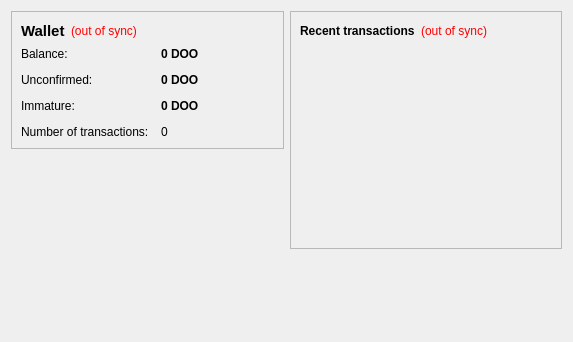
<?xml version="1.0" encoding="UTF-8"?>
<ui version="4.0">
 <class>OverviewPage</class>
 <widget class="QWidget" name="OverviewPage">
  <property name="geometry">
   <rect>
    <x>0</x>
    <y>0</y>
    <width>573</width>
    <height>342</height>
   </rect>
  </property>
  <property name="windowTitle">
   <string>Form</string>
  </property>
  <layout class="QHBoxLayout" name="horizontalLayout" stretch="1,1">
   <item>
    <layout class="QVBoxLayout" name="verticalLayout_2">
     <item>
      <widget class="QFrame" name="frame">
       <property name="frameShape">
        <enum>QFrame::StyledPanel</enum>
       </property>
       <property name="frameShadow">
        <enum>QFrame::Raised</enum>
       </property>
       <layout class="QVBoxLayout" name="verticalLayout_4">
        <item>
         <layout class="QHBoxLayout" name="horizontalLayout_4">
          <item>
           <widget class="QLabel" name="label_5">
            <property name="font">
             <font>
              <pointsize>11</pointsize>
              <weight>75</weight>
              <bold>true</bold>
             </font>
            </property>
            <property name="text">
             <string>Wallet</string>
            </property>
           </widget>
          </item>
          <item>
           <widget class="QLabel" name="labelWalletStatus">
            <property name="toolTip">
             <string>The displayed information may be out of date. Your wallet automatically synchronizes with the DoCoin network after a connection is established, but this process has not completed yet.</string>
            </property>
            <property name="styleSheet">
             <string notr="true">QLabel { color: red; }</string>
            </property>
            <property name="text">
             <string notr="true">(out of sync)</string>
            </property>
            <property name="alignment">
             <set>Qt::AlignLeading|Qt::AlignLeft|Qt::AlignVCenter</set>
            </property>
           </widget>
          </item>
          <item>
           <spacer name="horizontalSpacer_2">
            <property name="orientation">
             <enum>Qt::Horizontal</enum>
            </property>
            <property name="sizeHint" stdset="0">
             <size>
              <width>40</width>
              <height>20</height>
             </size>
            </property>
           </spacer>
          </item>
         </layout>
        </item>
        <item>
         <layout class="QFormLayout" name="formLayout_2">
          <property name="fieldGrowthPolicy">
           <enum>QFormLayout::AllNonFixedFieldsGrow</enum>
          </property>
          <property name="horizontalSpacing">
           <number>12</number>
          </property>
          <property name="verticalSpacing">
           <number>12</number>
          </property>
          <item row="0" column="0">
           <widget class="QLabel" name="label">
            <property name="text">
             <string>Balance:</string>
            </property>
           </widget>
          </item>
          <item row="0" column="1">
           <widget class="QLabel" name="labelBalance">
            <property name="font">
             <font>
              <weight>75</weight>
              <bold>true</bold>
             </font>
            </property>
            <property name="cursor">
             <cursorShape>IBeamCursor</cursorShape>
            </property>
            <property name="toolTip">
             <string>Your current balance</string>
            </property>
            <property name="text">
             <string notr="true">0 DOO</string>
            </property>
            <property name="textInteractionFlags">
             <set>Qt::LinksAccessibleByMouse|Qt::TextSelectableByKeyboard|Qt::TextSelectableByMouse</set>
            </property>
           </widget>
          </item>
          <item row="1" column="0">
           <widget class="QLabel" name="label_3">
            <property name="text">
             <string>Unconfirmed:</string>
            </property>
           </widget>
          </item>
          <item row="1" column="1">
           <widget class="QLabel" name="labelUnconfirmed">
            <property name="font">
             <font>
              <weight>75</weight>
              <bold>true</bold>
             </font>
            </property>
            <property name="cursor">
             <cursorShape>IBeamCursor</cursorShape>
            </property>
            <property name="toolTip">
             <string>Total of transactions that have yet to be confirmed, and do not yet count toward the current balance</string>
            </property>
            <property name="text">
             <string notr="true">0 DOO</string>
            </property>
            <property name="textInteractionFlags">
             <set>Qt::LinksAccessibleByMouse|Qt::TextSelectableByKeyboard|Qt::TextSelectableByMouse</set>
            </property>
           </widget>
          </item>
          <item row="3" column="0">
           <widget class="QLabel" name="label_2">
            <property name="text">
             <string>Number of transactions:</string>
            </property>
           </widget>
          </item>
          <item row="3" column="1">
           <widget class="QLabel" name="labelNumTransactions">
            <property name="toolTip">
             <string>Total number of transactions in wallet</string>
            </property>
            <property name="text">
             <string notr="true">0</string>
            </property>
           </widget>
          </item>
          <item row="2" column="0">
           <widget class="QLabel" name="labelImmatureText">
            <property name="text">
             <string>Immature:</string>
            </property>
           </widget>
          </item>
          <item row="2" column="1">
           <widget class="QLabel" name="labelImmature">
            <property name="font">
             <font>
              <weight>75</weight>
              <bold>true</bold>
             </font>
            </property>
            <property name="toolTip">
             <string>Mined balance that has not yet matured</string>
            </property>
            <property name="text">
             <string notr="true">0 DOO</string>
            </property>
            <property name="textInteractionFlags">
             <set>Qt::LinksAccessibleByMouse|Qt::TextSelectableByKeyboard|Qt::TextSelectableByMouse</set>
            </property>
           </widget>
          </item>
         </layout>
        </item>
       </layout>
      </widget>
     </item>
     <item>
      <spacer name="verticalSpacer">
       <property name="orientation">
        <enum>Qt::Vertical</enum>
       </property>
       <property name="sizeHint" stdset="0">
        <size>
         <width>20</width>
         <height>40</height>
        </size>
       </property>
      </spacer>
     </item>
    </layout>
   </item>
   <item>
    <layout class="QVBoxLayout" name="verticalLayout_3">
     <item>
      <widget class="QFrame" name="frame_2">
       <property name="frameShape">
        <enum>QFrame::StyledPanel</enum>
       </property>
       <property name="frameShadow">
        <enum>QFrame::Raised</enum>
       </property>
       <layout class="QVBoxLayout" name="verticalLayout">
        <item>
         <layout class="QHBoxLayout" name="horizontalLayout_2">
          <item>
           <widget class="QLabel" name="label_4">
            <property name="text">
             <string>&lt;b&gt;Recent transactions&lt;/b&gt;</string>
            </property>
           </widget>
          </item>
          <item>
           <widget class="QLabel" name="labelTransactionsStatus">
            <property name="toolTip">
             <string>The displayed information may be out of date. Your wallet automatically synchronizes with the DoCoin network after a connection is established, but this process has not completed yet.</string>
            </property>
            <property name="styleSheet">
             <string notr="true">QLabel { color: red; }</string>
            </property>
            <property name="text">
             <string notr="true">(out of sync)</string>
            </property>
            <property name="alignment">
             <set>Qt::AlignRight|Qt::AlignTrailing|Qt::AlignVCenter</set>
            </property>
           </widget>
          </item>
          <item>
           <spacer name="horizontalSpacer">
            <property name="orientation">
             <enum>Qt::Horizontal</enum>
            </property>
            <property name="sizeHint" stdset="0">
             <size>
              <width>40</width>
              <height>20</height>
             </size>
            </property>
           </spacer>
          </item>
         </layout>
        </item>
        <item>
         <widget class="QListView" name="listTransactions">
          <property name="styleSheet">
           <string notr="true">QListView { background: transparent; }</string>
          </property>
          <property name="frameShape">
           <enum>QFrame::NoFrame</enum>
          </property>
          <property name="verticalScrollBarPolicy">
           <enum>Qt::ScrollBarAlwaysOff</enum>
          </property>
          <property name="horizontalScrollBarPolicy">
           <enum>Qt::ScrollBarAlwaysOff</enum>
          </property>
          <property name="selectionMode">
           <enum>QAbstractItemView::NoSelection</enum>
          </property>
         </widget>
        </item>
       </layout>
      </widget>
     </item>
     <item>
      <spacer name="verticalSpacer_2">
       <property name="orientation">
        <enum>Qt::Vertical</enum>
       </property>
       <property name="sizeHint" stdset="0">
        <size>
         <width>20</width>
         <height>40</height>
        </size>
       </property>
      </spacer>
     </item>
    </layout>
   </item>
  </layout>
 </widget>
 <resources/>
 <connections/>
</ui>
